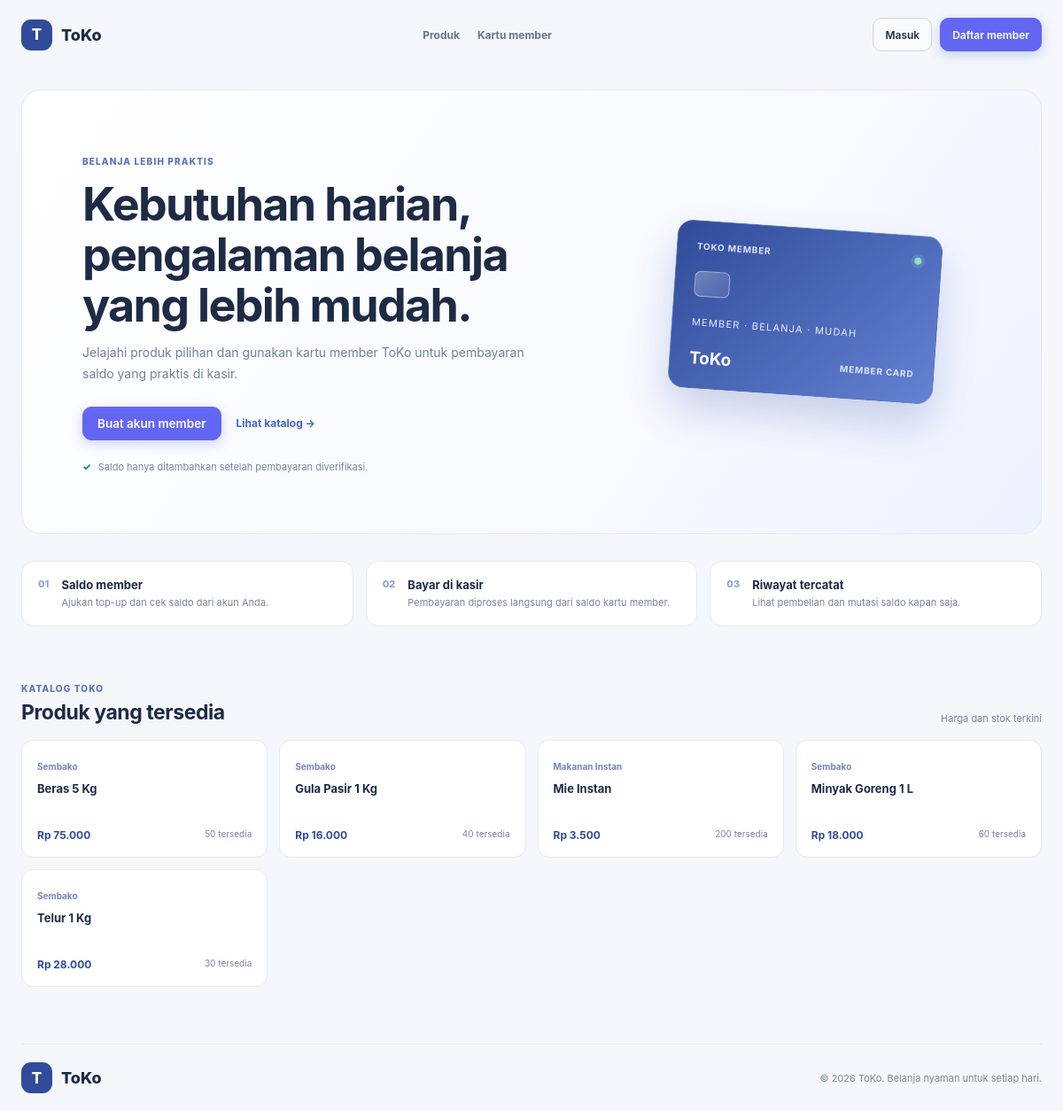
The page / on the database its author committed.
### tables this page shows
CREATE TABLE IF NOT EXISTS tbl_produk (
    id_produk INT(11) NOT NULL AUTO_INCREMENT,
    kode_produk VARCHAR(30) NOT NULL UNIQUE,
    nama_produk VARCHAR(100) NOT NULL,
    id_kategori INT(11) NULL,
    harga DECIMAL(12,2) NOT NULL DEFAULT 0.00,
    stok INT(11) NOT NULL DEFAULT 0,
    status ENUM('aktif', 'nonaktif') NOT NULL DEFAULT 'aktif',
    created_at TIMESTAMP NOT NULL DEFAULT CURRENT_TIMESTAMP,
    updated_at TIMESTAMP NOT NULL DEFAULT CURRENT_TIMESTAMP ON UPDATE CURRENT_TIMESTAMP,
    PRIMARY KEY (id_produk),
    KEY idx_kategori (id_kategori),
    KEY idx_nama_produk (nama_produk),
    CONSTRAINT fk_produk_kategori FOREIGN KEY (id_kategori) 
        REFERENCES tbl_kategori (id_kategori) ON DELETE SET NULL ON UPDATE CASCADE
);

CREATE TABLE IF NOT EXISTS tbl_kategori (
    id_kategori INT(11) NOT NULL AUTO_INCREMENT,
    nama_kategori VARCHAR(100) NOT NULL,
    deskripsi TEXT NULL,
    created_at TIMESTAMP NOT NULL DEFAULT CURRENT_TIMESTAMP,
    PRIMARY KEY (id_kategori),
    KEY idx_nama_kategori (nama_kategori)
);

### core/Session.php (called while the page is built, shortened)
<?php
class Session
{
    public static function has(string $key): bool
    {
        return isset($_SESSION[$key]);
    }
}

### core/Auth.php (called while the page is built, shortened)
<?php
require_once __DIR__ . '/Database.php';
require_once __DIR__ . '/Session.php';
class Auth
{
    public static function check(): bool
    {
        return Session::has('user') && !empty(Session::get('user')['id_user']);
    }
}

### config/database.php (called while the page is built)
<?php
return [
    'driver'    => 'mysql',
    'host'      => '127.0.0.1',
    'port'      => 3306,
    'dbname'    => 'db_tokokita',
    'username'  => 'root',
    'password'  => '',
    'charset'   => 'utf8mb4',
    'options'   => [
        PDO::ATTR_ERRMODE            => PDO::ERRMODE_EXCEPTION,
        PDO::ATTR_DEFAULT_FETCH_MODE => PDO::FETCH_ASSOC,
        PDO::ATTR_EMULATE_PREPARES   => false,
        PDO::MYSQL_ATTR_INIT_COMMAND => "SET NAMES utf8mb4 COLLATE utf8mb4_general_ci"
    ]
];

### core/Database.php (called while the page is built, shortened)
<?php
class Database
{
    private static ?Database $instance = null;
    private ?PDO $pdo = null;
    private function __construct()
    {
        $config = require dirname(__DIR__) . '/config/database.php';
        $dsn = sprintf(
            "%s:host=%s;port=%d;dbname=%s;charset=%s",
            $config['driver'],
            $config['host'],
            $config['port'],
            $config['dbname'],
            $config['charset']
        );
        try {
            $this->pdo = new PDO(
                $dsn,
                $config['username'],
                $config['password'],
                $config['options']
            );
        } catch (PDOException $e) {
            error_log("[Database Error] Koneksi gagal: " . $e->getMessage());
            if (defined('ENVIRONMENT') && ENVIRONMENT === 'development') {
                die("Gagal terhubung ke database db_tokokita: " . $e->getMessage());
            } else {
                die("Terjadi gangguan pada sistem database. Silakan hubungi administrator.");
            }
        }
    }
    public static function getInstance(): Database
    {
        if (self::$instance === null) {
            self::$instance = new self();
        }
        return self::$instance;
    }
    public function query(string $sql, array $params = []): PDOStatement
    {
        try {
            $stmt = $this->pdo->prepare($sql);
            $stmt->execute($params);
            return $stmt;
        } catch (PDOException $e) {
            error_log("[Database Query Error] SQL: {$sql} | Error: " . $e->getMessage());
            throw $e;
        }
    }
    public function fetchAll(string $sql, array $params = []): array
    {
        return $this->query($sql, $params)->fetchAll();
    }
}

### helpers/security_helper.php (called while the page is built, shortened)
<?php
require_once dirname(__DIR__) . '/core/Session.php';
function e($value): string
{
    return htmlspecialchars((string)$value, ENT_QUOTES, 'UTF-8');
}

### helpers/format_helper.php (called while the page is built, shortened)
<?php
function format_rupiah($nominal, bool $withPrefix = true): string
{
    $formatted = number_format((float)$nominal, 0, ',', '.');
    return $withPrefix ? 'Rp ' . $formatted : $formatted;
}

### modules/home/index.php (the view, shortened to what this page needs)
<?php
require_once dirname(dirname(__DIR__)) . '/core/Database.php';
require_once dirname(dirname(__DIR__)) . '/core/Session.php';
require_once dirname(dirname(__DIR__)) . '/core/Auth.php';
require_once dirname(dirname(__DIR__)) . '/helpers/security_helper.php';
require_once dirname(dirname(__DIR__)) . '/helpers/format_helper.php';
$isLoggedIn = Auth::check();
$dashboardUrl = $isLoggedIn ? Auth::dashboardUrl() : 'index.php?page=login';
$products = Database::getInstance()->fetchAll(
    "SELECT p.id_produk, p.nama_produk, p.harga, p.stok, p.kode_produk, k.nama_kategori
     FROM tbl_produk p
     LEFT JOIN tbl_kategori k ON p.id_kategori = k.id_kategori
     WHERE p.status = 'aktif' AND p.stok > 0
     ORDER BY p.nama_produk ASC
     LIMIT 8"
);
?>
<!DOCTYPE html>
<html lang="id">
<head>
    <link rel="stylesheet" href="assets/css/style.css?v=<?= APP_VERSION ?>">
</head>
<body class="public-home">
    <header class="public-header">
        <a class="public-brand" href="index.php?page=home" aria-label="ToKo beranda">
            <span class="public-brand-mark" aria-hidden="true">T</span>
            <span>ToKo</span>
        </a>
        <nav class="public-nav" aria-label="Navigasi utama">
            <a href="#produk">Produk</a>
            <a href="#member">Kartu member</a>
        </nav>
        <div class="public-header-actions">
            <?php if ($isLoggedIn): ?>
                <a class="btn btn-secondary" href="index.php?page=katalog">Katalog Lengkap</a>
                <a class="btn btn-primary" href="<?= e($dashboardUrl) ?>"><?= Auth::hasRole('pelanggan') ? 'Ruang Member' : 'Dashboard' ?></a>
            <?php else: ?>
                <a class="btn btn-secondary" href="index.php?page=login">Masuk</a>
                <a class="btn btn-primary" href="index.php?page=register">Daftar member</a>
            <?php endif; ?>
        </div>
    </header>
    <main>
        <section class="public-hero">
            <div class="public-hero-copy">
                <span class="eyebrow">BELANJA LEBIH PRAKTIS</span>
                <h1>Kebutuhan harian, pengalaman belanja yang lebih mudah.</h1>
                <p>Jelajahi produk pilihan dan gunakan kartu member ToKo untuk pembayaran saldo yang praktis di kasir.</p>
                <div class="public-hero-actions">
                    <a class="btn btn-primary" href="index.php?page=register">Buat akun member</a>
                    <a class="public-text-link" href="#produk">Lihat katalog <span aria-hidden="true">→</span></a>
                </div>
                <div class="public-trust-note"><span aria-hidden="true">✓</span> Saldo hanya ditambahkan setelah pembayaran diverifikasi.</div>
            </div>
            <div class="public-hero-card" aria-hidden="true">
                <div class="hero-card-top"><span>ToKo Member</span><span class="hero-card-dot"></span></div>
                <div class="hero-card-chip"></div>
                <div class="hero-card-number">MEMBER · BELANJA · MUDAH</div>
                <div class="hero-card-bottom"><strong>ToKo</strong><span>MEMBER CARD</span></div>
            </div>
        </section>
        <section class="public-feature-row" id="member">
            <article><span class="feature-index">01</span><div><h2>Saldo member</h2><p>Ajukan top-up dan cek saldo dari akun Anda.</p></div></article>
            <article><span class="feature-index">02</span><div><h2>Bayar di kasir</h2><p>Pembayaran diproses langsung dari saldo kartu member.</p></div></article>
            <article><span class="feature-index">03</span><div><h2>Riwayat tercatat</h2><p>Lihat pembelian dan mutasi saldo kapan saja.</p></div></article>
        </section>
        <section class="public-products" id="produk">
            <div class="public-section-heading">
                <div><span class="eyebrow">KATALOG TOKO</span><h2>Produk yang tersedia</h2></div>
                <span>Harga dan stok terkini</span>
            </div>
            <div class="public-product-grid">
                <?php if (!$products): ?>
                    <div class="public-empty">Belum ada produk tersedia saat ini.</div>
                <?php else: ?>
                    <?php foreach ($products as $product): ?>
                        <article class="public-product-card">
                            <span class="product-category"><?= e($product['nama_kategori'] ?? 'Pilihan toko') ?></span>
                            <h3><?= e($product['nama_produk']) ?></h3>
                            <div class="public-product-meta">
                                <strong><?= e(format_rupiah($product['harga'])) ?></strong>
                                <span><?= (int)$product['stok'] ?> tersedia</span>
                            </div>
                        </article>
                    <?php endforeach; ?>
                <?php endif; ?>
            </div>
        </section>
    </main>
    <footer class="public-footer">
        <a class="public-brand" href="index.php?page=home"><span class="public-brand-mark">T</span><span>ToKo</span></a>
        <span>&copy; <?= date('Y') ?> ToKo. Belanja nyaman untuk setiap hari.</span>
    </footer>
</body>
</html>

### index.php (shortened to what this page needs)
<?php
require_once __DIR__ . '/config/database.php';
require_once __DIR__ . '/core/Database.php';
require_once __DIR__ . '/core/Session.php';
require_once __DIR__ . '/core/Auth.php';
require_once __DIR__ . '/helpers/security_helper.php';
require_once __DIR__ . '/helpers/format_helper.php';
$page = $_GET['page'] ?? '';
if (empty($page)) {
    if (Auth::check()) {
        $page = Auth::hasRole('pelanggan') ? 'member' : 'dashboard';
    } else {
        $page = 'home';
    }
}
$routes = [
    'login'     => __DIR__ . '/modules/auth/login.php',
    'register'  => __DIR__ . '/modules/auth/register.php',
    'home'      => __DIR__ . '/modules/home/index.php',
    'logout'    => __DIR__ . '/modules/auth/logout.php',
    'dashboard' => __DIR__ . '/modules/dashboard/index.php',
    'member'     => __DIR__ . '/modules/member/index.php',
    'katalog'    => __DIR__ . '/modules/katalog/index.php',
    'topup'      => __DIR__ . '/modules/topup/index.php',
    'pelanggan' => __DIR__ . '/modules/pelanggan/index.php',
    'produk'     => __DIR__ . '/modules/produk/index.php',
    'scan_pabrik'=> __DIR__ . '/modules/scan_pabrik/index.php',
    'kategori'   => __DIR__ . '/modules/kategori/index.php',
    'transaksi' => __DIR__ . '/modules/transaksi/index.php',
    'laporan'   => __DIR__ . '/modules/laporan/index.php',
    'log'       => __DIR__ . '/modules/log/index.php',
    'pengaturan'=> __DIR__ . '/modules/pengaturan/index.php',
];
if (array_key_exists($page, $routes)) {
    $targetFile = $routes[$page];
    if (file_exists($targetFile)) {
        require_once $targetFile;
    }
}

### rows shown on the page
tbl_produk: id_kategori.nama_kategori "Sembako", nama_produk "Beras 5 Kg", harga "Rp 75.000", stok "50"
tbl_produk: id_kategori.nama_kategori "Sembako", nama_produk "Gula Pasir 1 Kg", harga "Rp 16.000", stok "40"
tbl_produk: id_kategori.nama_kategori "Makanan Instan", nama_produk "Mie Instan", harga "Rp 3.500", stok "200"
tbl_produk: id_kategori.nama_kategori "Sembako", nama_produk "Minyak Goreng 1 L", harga "Rp 18.000", stok "60"
tbl_produk: id_kategori.nama_kategori "Sembako", nama_produk "Telur 1 Kg", harga "Rp 28.000", stok "30"
